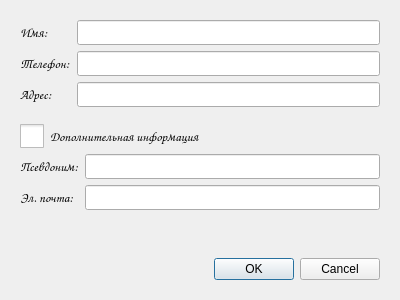
<?xml version="1.0" encoding="UTF-8"?>
<ui version="4.0">
 <class>ContactDialog</class>
 <widget class="QDialog" name="ContactDialog">
  <property name="geometry">
   <rect>
    <x>0</x>
    <y>0</y>
    <width>400</width>
    <height>300</height>
   </rect>
  </property>
  <property name="windowTitle">
   <string>Dialog</string>
  </property>
  <layout class="QVBoxLayout" name="verticalLayout">
   <item>
    <widget class="QScrollArea" name="scrollArea">
     <property name="frameShape">
      <enum>QFrame::NoFrame</enum>
     </property>
     <property name="widgetResizable">
      <bool>true</bool>
     </property>
     <widget class="QWidget" name="scrollAreaWidgetContents">
      <property name="geometry">
       <rect>
        <x>0</x>
        <y>0</y>
        <width>382</width>
        <height>282</height>
       </rect>
      </property>
      <layout class="QVBoxLayout" name="verticalLayout_2">
       <item>
        <layout class="QFormLayout" name="formLayout_2">
         <item row="0" column="0">
          <widget class="QLabel" name="nameLabel">
           <property name="font">
            <font>
             <family>Comic Sans MS</family>
             <pointsize>10</pointsize>
            </font>
           </property>
           <property name="text">
            <string>Имя:</string>
           </property>
          </widget>
         </item>
         <item row="0" column="1">
          <widget class="QLineEdit" name="nameLineEdit">
           <property name="font">
            <font>
             <family>Comic Sans MS</family>
             <pointsize>10</pointsize>
            </font>
           </property>
           <property name="text">
            <string/>
           </property>
          </widget>
         </item>
         <item row="1" column="0">
          <widget class="QLabel" name="telephoneLabel">
           <property name="font">
            <font>
             <family>Comic Sans MS</family>
             <pointsize>10</pointsize>
            </font>
           </property>
           <property name="text">
            <string>Телефон:</string>
           </property>
          </widget>
         </item>
         <item row="1" column="1">
          <widget class="QLineEdit" name="telephoneLineEdit">
           <property name="font">
            <font>
             <family>Comic Sans MS</family>
             <pointsize>10</pointsize>
            </font>
           </property>
          </widget>
         </item>
         <item row="2" column="0">
          <widget class="QLabel" name="addressLabel">
           <property name="font">
            <font>
             <family>Comic Sans MS</family>
             <pointsize>10</pointsize>
            </font>
           </property>
           <property name="text">
            <string>Адрес:</string>
           </property>
          </widget>
         </item>
         <item row="2" column="1">
          <widget class="QLineEdit" name="addressLineEdit">
           <property name="font">
            <font>
             <family>Comic Sans MS</family>
             <pointsize>10</pointsize>
            </font>
           </property>
          </widget>
         </item>
        </layout>
       </item>
       <item>
        <widget class="QCheckBox" name="checkBox">
         <property name="font">
          <font>
           <family>Comic Sans MS</family>
           <pointsize>10</pointsize>
          </font>
         </property>
         <property name="styleSheet">
          <string notr="true">QCheckBox::indicator {
 width: 24px;
 height: 24px;
 }
QCheckBox::indicator:unchecked { image: url(:/images/down.png); }
QCheckBox::indicator:checked { image: url(:/images/up.png); }</string>
         </property>
         <property name="text">
          <string>Дополнительная информация</string>
         </property>
         <property name="iconSize">
          <size>
           <width>24</width>
           <height>24</height>
          </size>
         </property>
        </widget>
       </item>
       <item>
        <layout class="QFormLayout" name="formLayout">
         <item row="0" column="0">
          <widget class="QLabel" name="nickLabel">
           <property name="font">
            <font>
             <family>Comic Sans MS</family>
             <pointsize>10</pointsize>
            </font>
           </property>
           <property name="text">
            <string>Псевдоним:</string>
           </property>
          </widget>
         </item>
         <item row="0" column="1">
          <widget class="QLineEdit" name="nickLineEdit">
           <property name="font">
            <font>
             <family>Comic Sans MS</family>
             <pointsize>10</pointsize>
            </font>
           </property>
          </widget>
         </item>
         <item row="1" column="0">
          <widget class="QLabel" name="mailLabel">
           <property name="font">
            <font>
             <family>Comic Sans MS</family>
             <pointsize>10</pointsize>
            </font>
           </property>
           <property name="text">
            <string>Эл. почта:</string>
           </property>
          </widget>
         </item>
         <item row="1" column="1">
          <widget class="QLineEdit" name="mailLineEdit">
           <property name="font">
            <font>
             <family>Comic Sans MS</family>
             <pointsize>10</pointsize>
            </font>
           </property>
          </widget>
         </item>
        </layout>
       </item>
       <item>
        <widget class="QDialogButtonBox" name="buttonBox">
         <property name="mouseTracking">
          <bool>false</bool>
         </property>
         <property name="orientation">
          <enum>Qt::Horizontal</enum>
         </property>
         <property name="standardButtons">
          <set>QDialogButtonBox::Cancel|QDialogButtonBox::Ok</set>
         </property>
        </widget>
       </item>
      </layout>
     </widget>
    </widget>
   </item>
  </layout>
 </widget>
 <resources/>
 <connections>
  <connection>
   <sender>buttonBox</sender>
   <signal>rejected()</signal>
   <receiver>ContactDialog</receiver>
   <slot>reject()</slot>
   <hints>
    <hint type="sourcelabel">
     <x>316</x>
     <y>260</y>
    </hint>
    <hint type="destinationlabel">
     <x>286</x>
     <y>274</y>
    </hint>
   </hints>
  </connection>
 </connections>
</ui>
